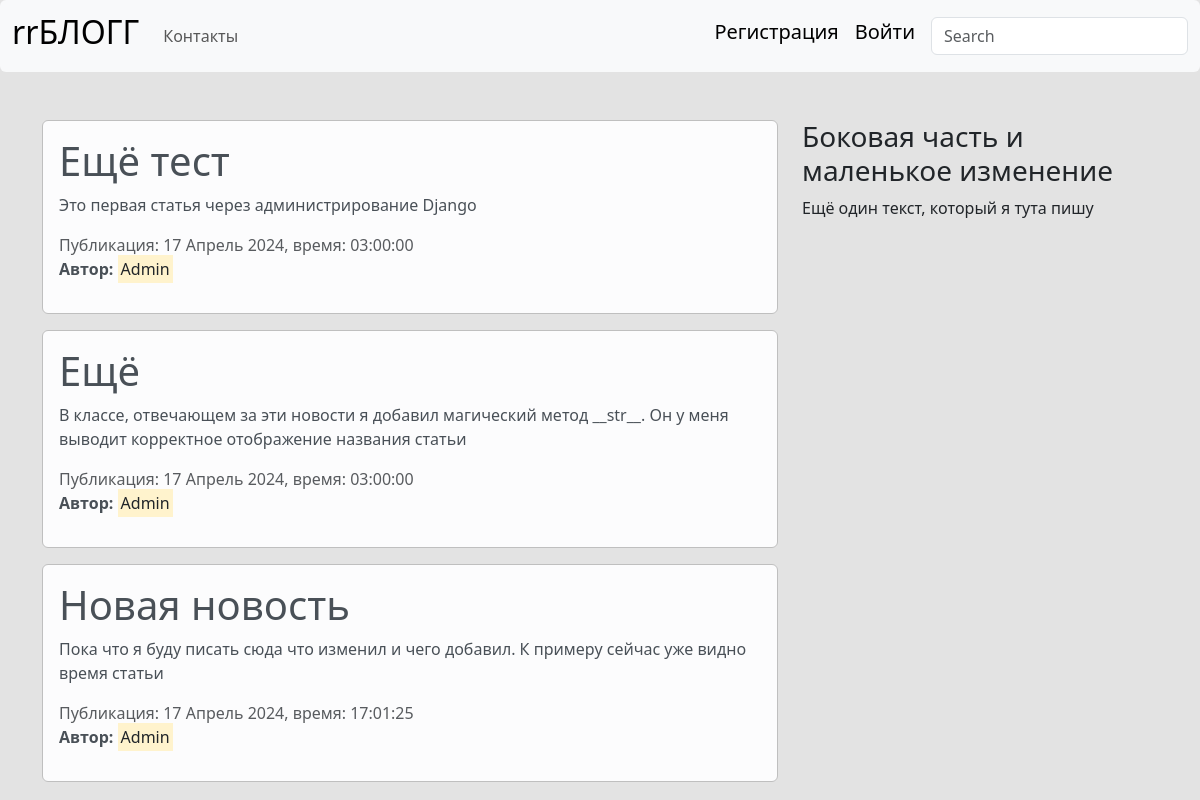
The app's page /, older data.
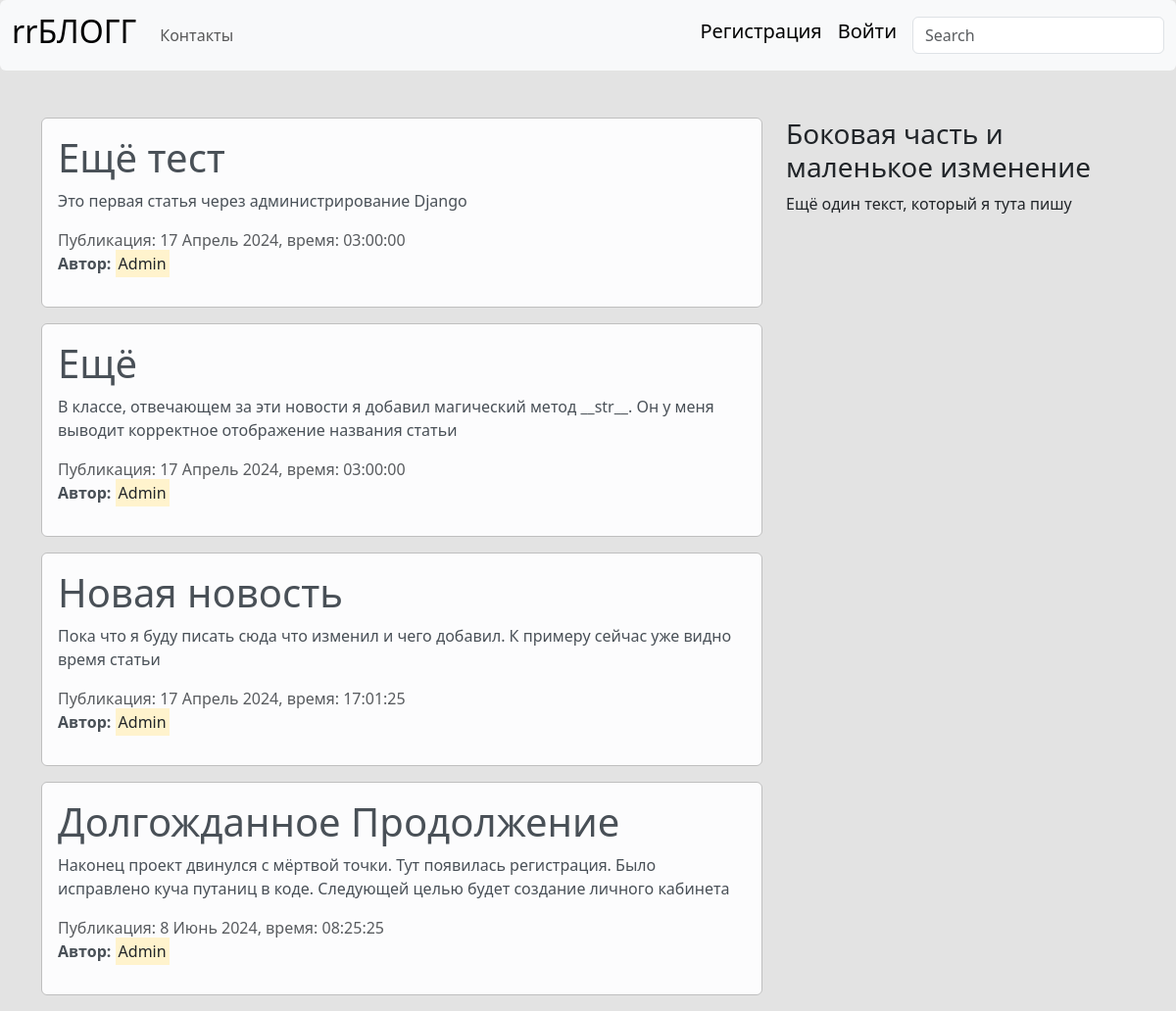
The same page, newer data.
### blog/models.py (models this page shows, shortened)
class News(models.Model):
    title = models.CharField(verbose_name='Название статьи', max_length=100)
    text = models.TextField(verbose_name='Основной текст статьи')
    date = models.DateTimeField(verbose_name='Дата', default=timezone.now)
    avtor = models.ForeignKey(User, verbose_name='Автор', on_delete=models.CASCADE)
    class Meta:
        verbose_name = 'Новость'
        verbose_name_plural = 'Новости'

### blog/views.py (the view)
# urls.py: path('', views.home, name='home'),
def home(request):
    data = {
        'news': News.objects.all(),
        'title': 'Global page',
    }
    return render(request, 'blog/home.html', data)

### blog/templates/blog/home.html (shortened to what this page needs)
{% extends 'blog/base.html' %}
{% block content %}
    {% for post in news %}
        <div class="alert alert-light">
            <h1>{{ post.title }}</h1>
            <p>{{ post.text }}</p>
            <span class="text-muted">Публикация: {{ post.date | date:"j F Y, время: H:i:s" }}</span>
            <p>
                <b>Автор:</b>
                <mark>{{ post.avtor }}</mark>
            </p>
        </div>
    {% endfor %}
{% endblock %}

### blog/templates/blog/base.html (shortened to what this page needs)
{% load static %}
<!DOCTYPE html>
<html lang="ru">
<head>
    <link href="https://cdn.jsdelivr.net/npm/bootstrap@5.3.3/dist/css/bootstrap.min.css" rel="stylesheet"
>
    <link rel="stylesheet" href="{% static 'blog/main.css' %}">
</head>
<body>
<nav class="navbar navbar-expand-lg bg-body-tertiary rounded">
    <div class="container-fluid">
        <a class="navbar-brand" href="{% url 'home' %}"><h2>rrБЛОГГ</h2></a>
        <div class="collapse navbar-collapse" id="navbarsExample09">
            <ul class="navbar-nav me-auto mb-2 mb-lg-0">
                <li class="nav-item">
                    <a class="nav-link" href="{% url 'contact' %}">Контакты</a>
                </li>
            </ul>
            {% if not user.is_authenticated %}
                <ul class="navbar-nav mb-2 ml-3">
                    <li class="nav-item">
                        <a class="navbar-brand" href="{% url 'sig' %}">Регистрация</a>
                    </li>
                    <li class="nav-item">
                        <a class="navbar-brand" href="{% url 'log' %}">Войти</a>
                    </li>
                </ul>
            {% endif %}
            <form role="search">
                <input class="form-control" type="search" placeholder="Search" aria-label="Search">
            </form>
        </div>
    </div>
</nav>
<div class="container mt-5">
    <div class="row">
        <div class="col-md-8">
            {% block content %}
            {% endblock %}
        </div>
        <aside class="col-md-4">
            <h3>
                Боковая часть и маленькое изменение
            </h3>
            Ещё один текст, который я тута пишу
        </aside>
    </div>
</div>
</body>
</html>

### blog/static/blog/main.css (style rules this page uses)
body { background: #e3e3e3; }
.alert-light { border-color: #bfbfbf; }
.navbar { border-color: #bfbfbf; color: #e31010; }

Row changes from the older to the newer data that the page shows:
added News: title "Долгожданное Продолжение", text "Наконец проект двинулся с мёртвой точки. Тут появилась регистрация. Было исправлено куча путаниц в коде. Следующей целью будет создание личного кабинета", date "8 Июнь 2024, время: 08:25:25", avtor "Admin"
